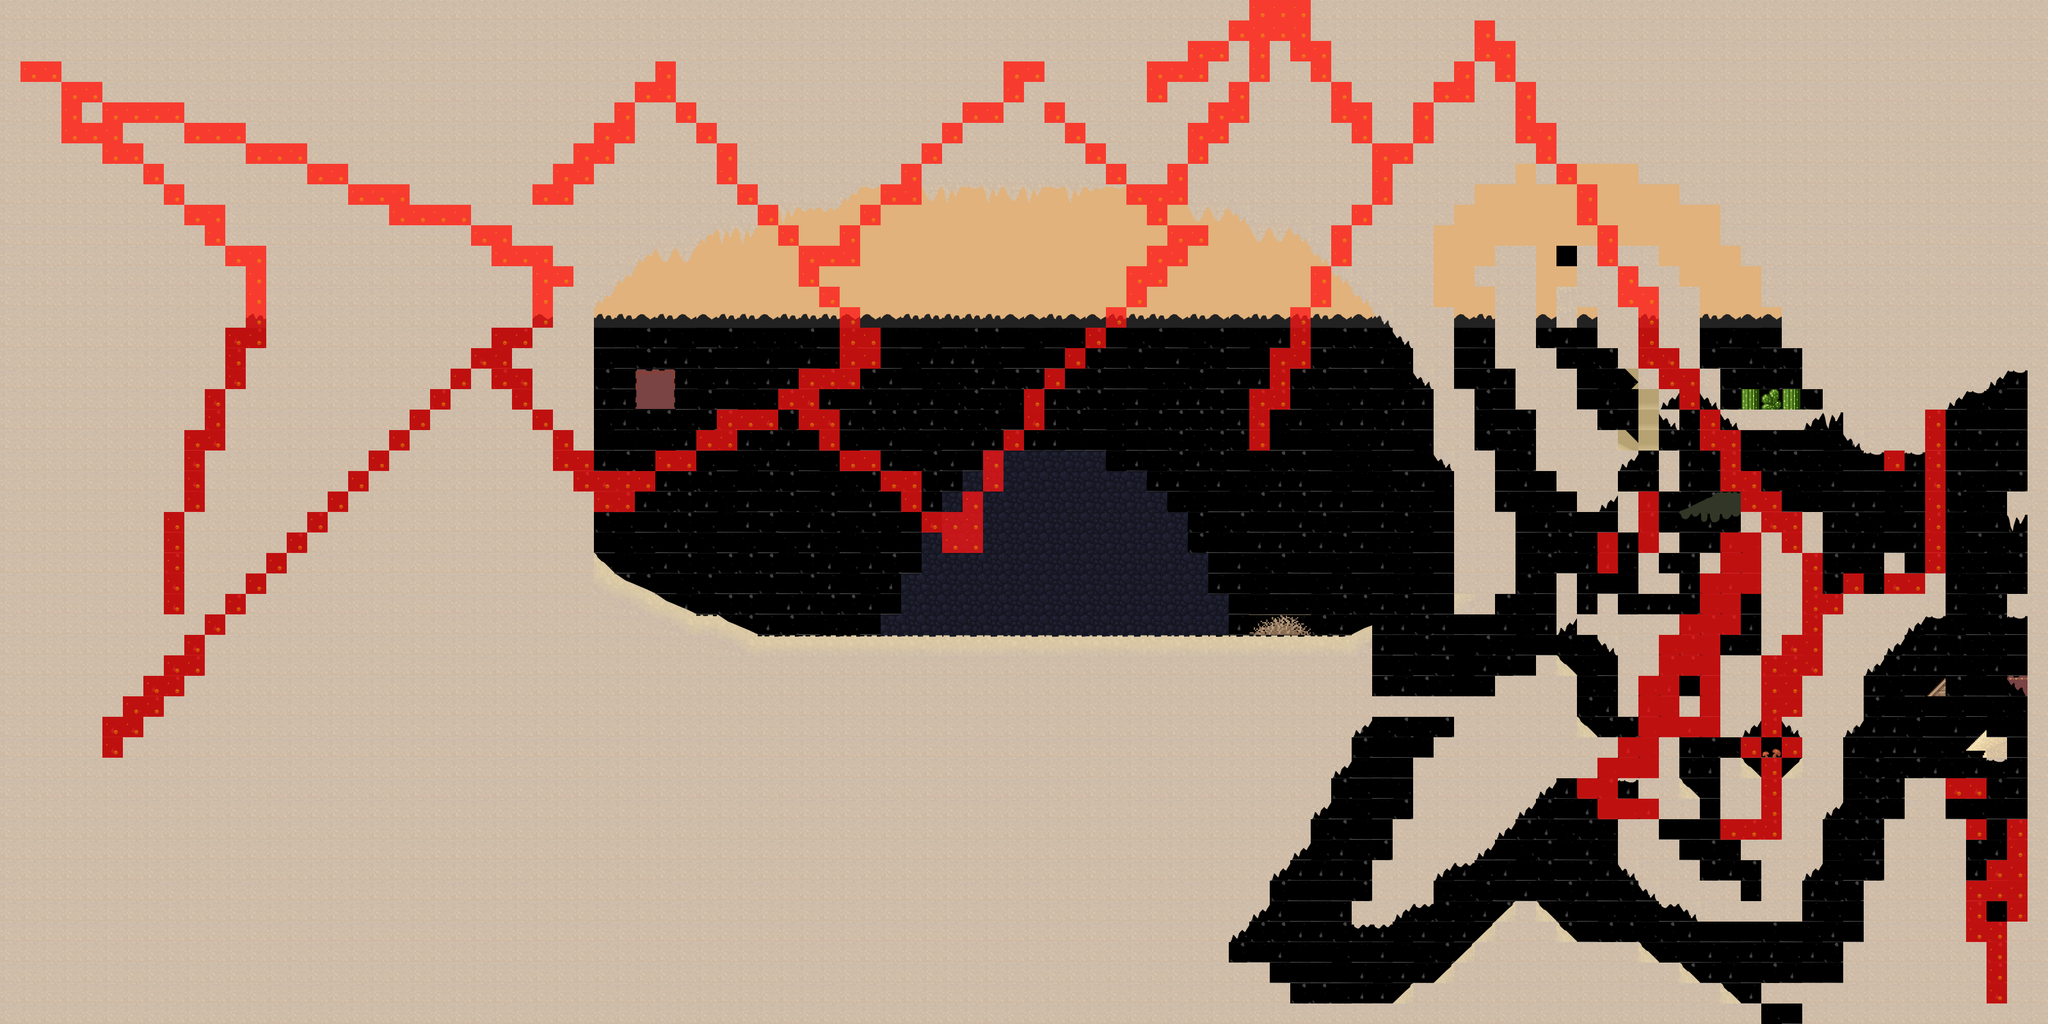

This is a level from a 2D game, rendered from its Tiled map with the project's own tilesets. A one-line summary and the map file follow, with tile-layer data summarised:
An orthogonal 100x50 tile map with 32x32 px tiles, 3 tile layers (Tile Layer 3, Background, Foreground) and 12 objects (8x Energy, 2x Cave, NPC, Outhouse).

<map version="1.0" tiledversion="1.0.3" orientation="orthogonal" renderorder="right-down" width="100" height="50" tilewidth="32" tileheight="32" nextobjectid="64">
 <properties>
  <property name="camera_x" value="112" />
  <property name="camera_y" value="176" />
  <property name="music" value="music/scene_town.mp3" />
 </properties>
 <tileset firstgid="1" source="tileset.tsx" />
 <layer name="Tile Layer 3" width="100" height="50">
  <properties>
   <property name="parallax" value="0.7" />
  </properties>
  <data>[5000 cells, 4995 non-empty, 8 distinct tile ids]</data>
 </layer>
 <layer name="Background" width="100" height="50">
  <properties>
   <property name="parallax" value="1" />
  </properties>
  <data>[5000 cells, 139 non-empty, 5 distinct tile ids]</data>
 </layer>
 <layer name="Foreground" width="100" height="50">
  <data>[5000 cells, 3761 non-empty, 43 distinct tile ids]</data>
 </layer>
 <objectgroup name="Objects">
  <object id="1" name="cave" type="Cave" x="2591" y="672" width="128" height="128" visible="0">
   <properties>
    <property name="cavetype" value="entrance" />
    <property name="mapfile" value="maps/end.tmx" />
    <property name="spawnpoint" value="cave_exit" />
   </properties>
  </object>
  <object id="2" type="NPC" x="1280" y="896" width="64" height="96">
   <properties>
    <property name="filename" value="dialogs/npc_end.json" />
   </properties>
  </object>
  <object id="3" name="cave_exit" type="Cave" x="2404" y="460" width="153" height="153">
   <properties>
    <property name="cavetype" value="exit" />
    <property name="mapfile" value="maps/coins.tmx" />
    <property name="spawnpoint" value="cave" />
   </properties>
  </object>
  <object id="4" name="outhouse" type="Outhouse" x="1040" y="802" width="128" height="160" />
  <object id="55" type="Energy" x="2505.5" y="604.5" width="43" height="63" />
  <object id="56" type="Energy" x="2505.5" y="604.5" width="43" height="63" />
  <object id="57" type="Energy" x="2505.5" y="604.5" width="43" height="63" />
  <object id="58" type="Energy" x="2505.5" y="604.5" width="43" height="63" />
  <object id="59" type="Energy" x="2505.5" y="604.5" width="43" height="63" />
  <object id="60" type="Energy" x="2505.5" y="604.5" width="43" height="63" />
  <object id="61" type="Energy" x="2505.5" y="604.5" width="43" height="63" />
  <object id="62" type="Energy" x="2505.5" y="604.5" width="43" height="63" />
 </objectgroup>
</map>